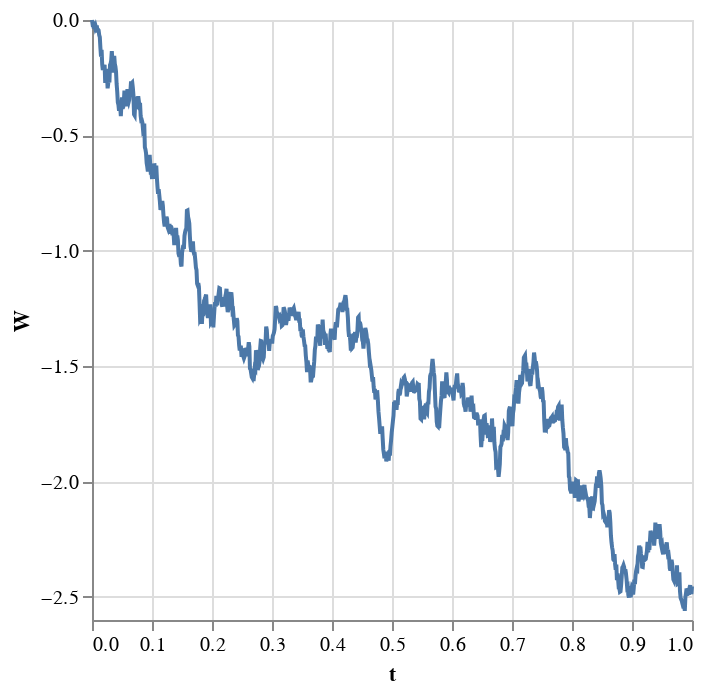

Here is the notebook cell this chart was saved with:
### Markdown cell above
Visualize the process using Altair with `t` on the x-axis and `W(t)` on the y-axis and a line mark:

### Code cell
tempDF = pd.DataFrame({'t':t, 'W':W})
alt.Chart(tempDF).mark_line().encode(
    alt.X('t'),
    alt.Y('W')
)

### Figure 1 — Vega-Lite specification as saved in the notebook (floating-point values rounded to 4 significant figures; data arrays with more than 128 entries replaced by an {"elided": "..."} marker saying what was removed)
{"$schema": "https://vega.github.io/schema/vega-lite/v1.2.1.json", "data": {"values": {"elided": "1000 records"}}, "encoding": {"x": {"field": "t", "type": "quantitative"}, "y": {"field": "W", "type": "quantitative"}}, "mark": "line"}
